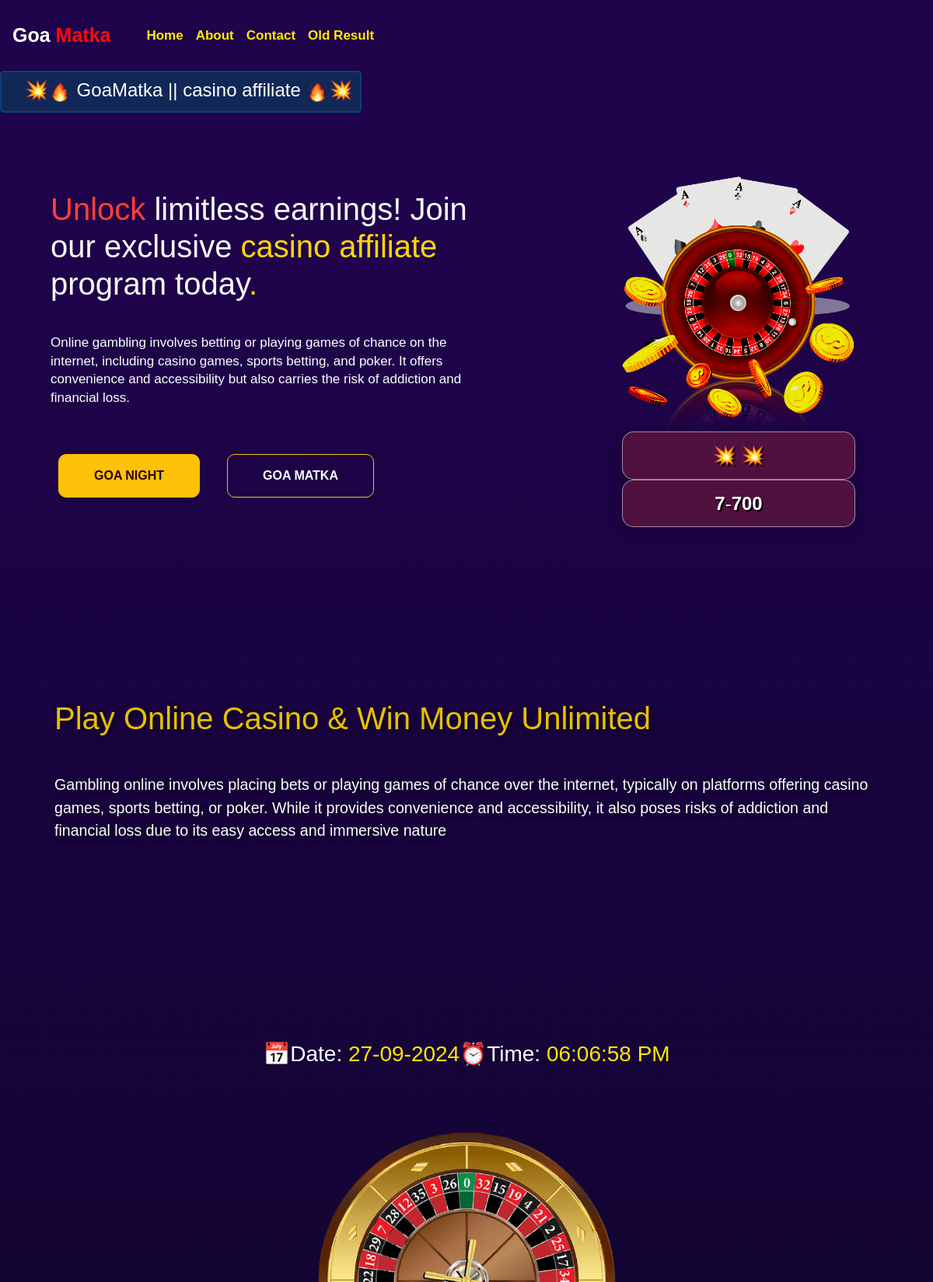
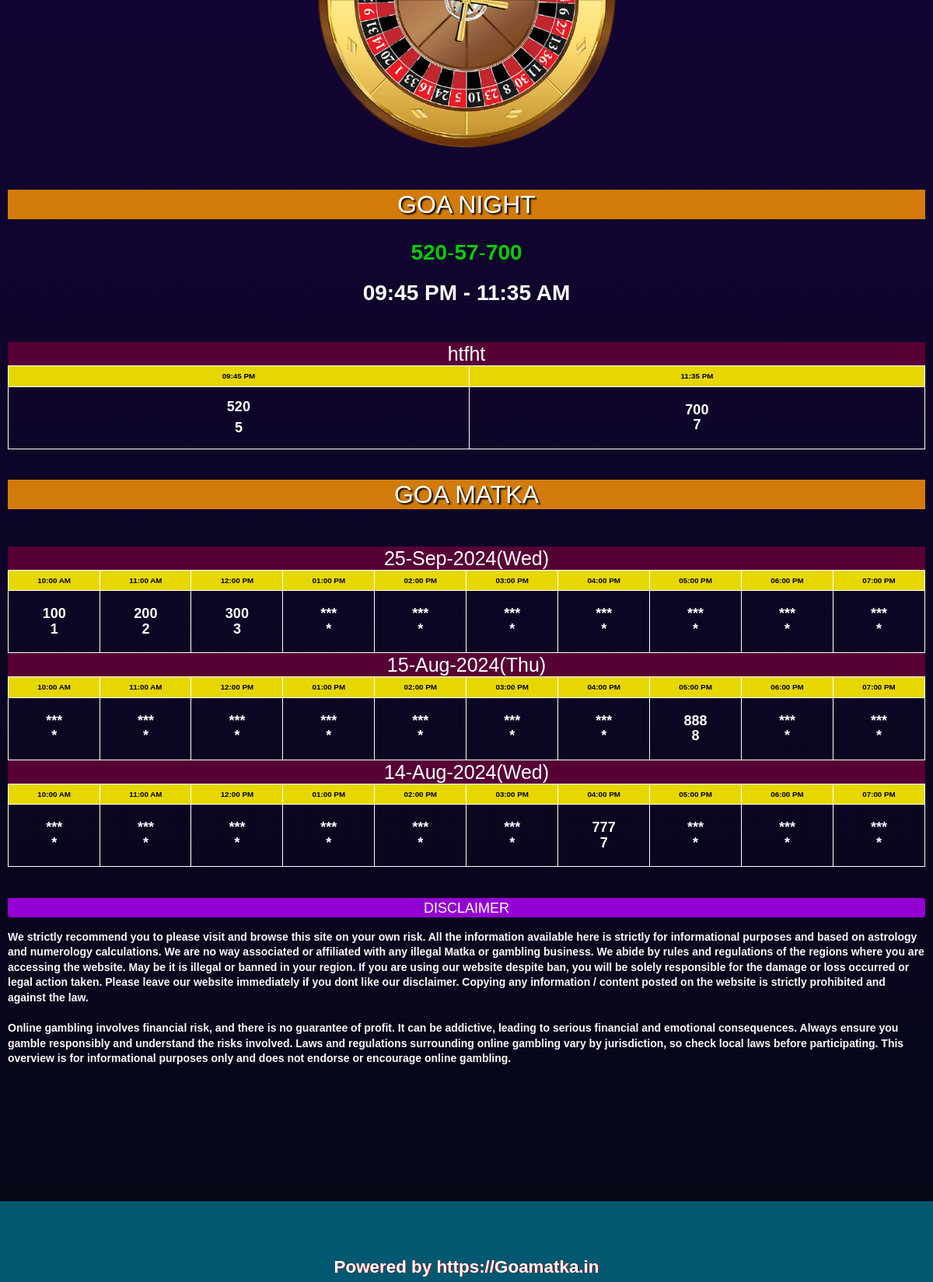
The page / on the database its author committed (2 pictures, top to bottom).
### app.py (models this page shows)
class Extra(db.Model):
    __tablename__ = "extra_results"
    id = db.Column(db.Integer, primary_key=True)
    open_1 = db.Column(db.String(1), nullable=True)
    open_3 = db.Column(db.String(3), nullable=True)
    close_1 = db.Column(db.String(1), nullable=True)
    close_3 = db.Column(db.String(3), nullable=True)
    date = db.Column(db.String(30), nullable=False)

class Result(db.Model):
    __tablename__ = "results"
    id = db.Column(db.Integer, primary_key=True)
    slot_1_1 = db.Column(db.String(1), nullable=True)
    slot_1_3 = db.Column(db.String(3), nullable=True)
    slot_2_1 = db.Column(db.String(1), nullable=True)
    slot_2_3 = db.Column(db.String(3), nullable=True)
    slot_3_1 = db.Column(db.String(1), nullable=True)
    slot_3_3 = db.Column(db.String(3), nullable=True)
    slot_4_1 = db.Column(db.String(1), nullable=True)
    slot_4_3 = db.Column(db.String(3), nullable=True)
    slot_5_1 = db.Column(db.String(1), nullable=True)
    slot_5_3 = db.Column(db.String(3), nullable=True)
    slot_6_1 = db.Column(db.String(1), nullable=True)
    slot_6_3 = db.Column(db.String(3), nullable=True)
    slot_7_1 = db.Column(db.String(1), nullable=True)
    slot_7_3 = db.Column(db.String(3), nullable=True)
    slot_8_1 = db.Column(db.String(1), nullable=True)
    slot_8_3 = db.Column(db.String(3), nullable=True)
    slot_9_1 = db.Column(db.String(1), nullable=True)
    slot_9_3 = db.Column(db.String(3), nullable=True)
    slot_10_1 = db.Column(db.String(1), nullable=True)
    slot_10_3 = db.Column(db.String(3), nullable=True)
    date = db.Column(db.String(30), nullable=False)

### app.py (the view)
@app.route("/")
def home():
    results = Result.query.order_by(Result.id.desc()).all()
    now = datetime.now(timezone("Asia/Kolkata"))
    currentday = now.strftime('%d-%b-%Y(%a)')
    daily_data = Result.query.filter_by(date=currentday).first()
    daily_extra = Extra.query.filter_by(date=currentday).first()
    start_time = {
    'slot1' : now.replace(hour=10, minute=0, second=0, microsecond=0),
    'slot2' : now.replace(hour=11, minute=0, second=0, microsecond=0),
    'slot3' : now.replace(hour=12, minute=0, second=0, microsecond=0),
    'slot4' : now.replace(hour=13, minute=0, second=0, microsecond=0),
    'slot5' : now.replace(hour=14, minute=0, second=0, microsecond=0),
    'slot6' : now.replace(hour=15, minute=0, second=0, microsecond=0),
    'slot7' : now.replace(hour=16, minute=0, second=0, microsecond=0),
    'slot8' : now.replace(hour=17, minute=0, second=0, microsecond=0),
    'slot9' : now.replace(hour=18, minute=0, second=0, microsecond=0),
    'slot10' : now.replace(hour=19, minute=0, second=0, microsecond=0)
    }
    end_time = {
    'slot1' : now.replace(hour=10, minute=55, second=0, microsecond=0),
    'slot2' : now.replace(hour=11, minute=55, second=0, microsecond=0),
    'slot3' : now.replace(hour=12, minute=55, second=0, microsecond=0),
    'slot4' : now.replace(hour=13, minute=55, second=0, microsecond=0),
    'slot5' : now.replace(hour=14, minute=55, second=0, microsecond=0),
    'slot6' : now.replace(hour=15, minute=55, second=0, microsecond=0),
    'slot7' : now.replace(hour=16, minute=55, second=0, microsecond=0),
    'slot8' : now.replace(hour=17, minute=55, second=0, microsecond=0),
    'slot9' : now.replace(hour=18, minute=55, second=0, microsecond=0),
    'slot10' : now.replace(hour=19, minute=55, second=0, microsecond=0),
    }
    return render_template('index.html', results=results, extra=daily_extra, now=now, start_time=start_time, end_time=end_time, daily_data=daily_data, title="Fastest and Live Online Goa Satta Result only at goasatta.in")

### templates/index.html (shortened to what this page needs)
{% extends 'layout.html' %}
{% block body %}
	<body class="index-body"  style="margin-top: 20px;">
		<br>
		<div class="marquee-container">
	<marquee behavior="" direction="right" class="marquee-content styled-marquee "><div> 💥<img src="../static/fire-flame_2.gif" style="width: 30px; height:30px;">  GoaMatka || casino affiliate <img src="../static/fire-flame_2.gif" style="width: 30px; height:30px;">💥 </div> </marquee>
		  </div>
		  <br>
        <section class="hero-banner gradient-1">
            <div class="container-fluid hero-banner-inner">
                <div class="row align-items-center">
                    <div class="col-xxl-6 col-xl-5 col-md-12 order-xl-2">
                        <div class="banner-image text-xl-start text-center">
                            <img class="hero-img" src="/static/banner.png" alt="/banner" >
							<center>
							<div class="hero-result" id="myDiv">💥
								💥</div>
                            </div>
					<center>
					<div id="myDv" class="hero-result">
						<b>{{extra.close_1}}</b>-<b>{{extra.close_3}}</b>
				</div>
					</center>
                    </div>
                    <div class="col-xxl-6 col-xl-7 col-lg-8 ms-xl-0 me-xl-0 ms-auto me-auto order-xl-1">
                        <div class="banner-content">
                            <h1 class="font-sec white ">
                                <span class="color-sec">Unlock</span> limitless earnings! Join our exclusive  <span class="color-primary">casino</span>
                                <span class="color-primary">affiliate</span>  program today<span class="color-primary">.</span>
                            </h1>
                            <p class="text-18">
                                Online gambling involves betting or playing games of chance on the internet, including casino games, sports betting, and poker.
								It offers convenience and accessibility but also carries the risk of addiction and financial loss.
                            </p>
                            <div class="display-button">
                                <a href="#GoaNight" class="cus-btn btn btn-warning">Goa Night</a>
                                <a href="#GoaMatka" class="cus-btn-1 btn btn-outline-warning">Goa Matka</a>
                            </div>
                        </div>
                    </div>
                    </div>
					</div>
        </section>
	<section class="counter-section pt-120 pb-120">
        <div class="">
		<div class="video-container">
						<video class="video" autoplay loop muted playsinline>
							<source src="/static/casino-video.mp4" type="video/mp4">
						</video>
						<div class="overlay-text">
							<h1 class="h1-extra">
								Play Online <span>Casino</span> & Win Money <span>Unlimited</span>
							</h1>
							<br><br>
							<p class="wow fadeInDown p-extra" data-wow-delay="0.5s">
								Gambling online involves placing bets or playing games of chance over the internet, typically on platforms offering casino games, sports betting, or poker. While it provides convenience and accessibility,
								it also poses risks of addiction and financial loss due to its easy access and immersive nature
							</p>
						</div>
					</div>
			</div>
    </section>
<div class="margin">
		<br /><br />
		<div class="container">
		  <h3 class="text-center small-1">
			<div class="line-change"><span>📅Date: </span><span id="date" style="color: rgb(255, 230, 4);"> </span>
			</div>
			<div class="line-change"><span>⏰Time: </span><span id="time" style="color: rgb(255, 230, 4);"></span>
			</div>
			</h3>
		  <br /> <br> <br>
		</div>
<div class="w-mob">
	<div class="col-xs-12 wheel"style="position: relative;" >
		<div style="position: relative;">
			<img src="/static/round-img.png" class="rotate" alt="CM Satta Matka">
		</div>
</div>
</div>
<center>
		<h2 style="background-color: rgb(210, 123, 10); text-shadow: 2px 2px 2px black;" id="GoaNight">GOA NIGHT</h2>
		<div style="display: inline-flex; margin-top: 25px;margin-bottom: 25px;">
		{% if extra.open_1 %}
			<span style="color: rgb(7, 204, 7); font-size: 28px;">
				<b>{{extra.open_3}}</b>-<b>{{extra.open_1}}</b>
			</span>
		{% else %}
			<h3><b>***</b><b>*</b></h3>
		{% endif %}
		<br>
		{% if extra.close_1 %}
			<span  style="color: rgb(7, 204, 7);font-size: 28px;">
				<b>{{extra.close_1}}</b>-<b>{{extra.close_3}}</b>
			</span>
		{% else %}
			<h3><b>***</b><b>*</b></h3>
		{% endif %}
	</div>
	<div>
		<h3><b>09:45 PM - 11:35 AM</b></h3>
	</div>
	<br><br>
</center>
<center>
	<div>
	  <table class="tg" cellpadding="2" style="border-color: aliceblue;" >
		<tbody>
	<h3 class="center t-h2 date">htfht</h3>
		  <tr class="slot">
			<td>09:45 PM
			</td>
			<td>11:35 PM</td>
		  </tr>
		  <tr class="result">
			{% if extra.open_1 %}
			<td >
				<b>{{extra.open_3}}</b>
				<b>{{extra.open_1}}</b>
				{% else %}
				<h3><b></b><b></b></h3>
			{% endif %}
			</td>
			{% if extra.open_1 %}
			<td >
				<b>{{extra.close_3}}</b>
			<br>
				<b>{{extra.close_1}}</b>
				{% else %}
				<b></b><b></b>
			{% endif %}
			</td>
		  </tr>
		</tbody>
	  </table>
	</div>
</center>
<br><br>
<h2 style="background-color: rgb(210, 123, 10); text-shadow: 2px 2px 2px black; text-align: center;" id="GoaMatka">GOA MATKA</h2>
<br><br>
    {% for result in results %}
	<div class="">
		<h3 class="center t-h2 date">{{result.date}}</h3>
		<div class="table-container-1">
		  <center>
			<center>
				<div>
				  <table class="tg" cellpadding="2" >
					<tbody>
					  <tr class="slot">
						<td>10:00 AM</td>
						<td>11:00 AM</td>
						<td>12:00 PM</td>
						<td>01:00 PM</td>
						<td>02:00 PM</td>
						<td>03:00 PM</td>
						<td>04:00 PM</td>
						<td>05:00 PM</td>
						<td>06:00 PM</td>
						<td>07:00 PM</td>
					  </tr>
					  <tr class="result">
						<td >
						  {% if result.slot_1_3 %}
							  <b>{{result.slot_1_3}}</b>
							  <br>
							  <b>{{result.slot_1_1}}</b>
						  {% else %}
							  <b>***</b>
							  <br>
							  <b>*</b>
						  {% endif %}
						</td>
						<td >
						  {% if result.slot_2_3 %}
							  <b>{{result.slot_2_3}}</b>
							  <br>
							  <b>{{result.slot_2_1}}</b>
						  {% else %}
							  <b>***</b>
							  <br>
							  <b>*</b>
						  {% endif %}
						</td>
						<td >
						  {% if result.slot_3_3 %}
							  <b>{{result.slot_3_3}}</b>
							  <br>
							  <b>{{result.slot_3_1}}</b>
						  {% else %}
							  <b>***</b>
							  <br>
							  <b>*</b>
						  {% endif %}
						</td>
						<td >
						  {% if result.slot_4_3 %}
							  <b>{{result.slot_4_3}}</b>
							  <br>
							  <b>{{result.slot_4_1}}</b>
						  {% else %}
							  <b>***</b>
							  <br>
							  <b>*</b>
						  {% endif %}
						</td>
						<td >
						  {% if result.slot_5_3 %}
							  <b>{{result.slot_5_3}}</b>
							  <br>
							  <b>{{result.slot_5_1}}</b>
						  {% else %}
							  <b>***</b>
							  <br>
							  <b>*</b>
						  {% endif %}
						</td>
						<td >
						  {% if result.slot_6_3 %}
							  <b>{{result.slot_6_3}}</b>
							  <br>
							  <b>{{result.slot_6_1}}</b>
						  {% else %}
							  <b>***</b>
							  <br>
							  <b>*</b>
						  {% endif %}
						</td>
						<td >
						  {% if result.slot_7_3 %}
							  <b>{{result.slot_7_3}}</b>
							  <br>
							  <b>{{result.slot_7_1}}</b>
						  {% else %}
							  <b>***</b>
							  <br>
							  <b>*</b>
						  {% endif %}
						</td>
						<td >
						  {% if result.slot_8_3 %}
							  <b>{{result.slot_8_3}}</b>
							  <br>
							  <b>{{result.slot_8_1}}</b>
						  {% else %}
							  <b>***</b>
							  <br>
							  <b>*</b>
						  {% endif %}
						</td>
						<td >
						  {% if result.slot_9_3 %}
							  <b>{{result.slot_9_3}}</b>
							  <br>
							  <b>{{result.slot_9_1}}</b>
						  {% else %}
							  <b>***</b>
							  <br>
							  <b>*</b>
						  {% endif %}
						</td>
						<td >
						  {% if result.slot_10_3 %}
							  <b>{{result.slot_10_3}}</b>
							  <br>
							  <b>{{result.slot_10_1}}</b>
						  {% else %}
							  <b>***</b>
							  <br>
							  <b>*</b>
						  {% endif %}
						</td>
					  </tr>
					</tbody>
				  </table>
				</div>
			</center>
		</div>
	  </div>
	{% endfor %}
    <br /><br />
	<div id="disc">
        <p style="background-color:darkviolet;color:white;text-align:center;font-size:large;border-radius:3px 4px;height:25px;padding-top:4px;">DISCLAIMER</p>
        <p style="color:rgb(255, 246, 248);">
            <b>
                We strictly recommend you to please visit and browse this site on your own risk. All the information available here is strictly for informational purposes and based on astrology and numerology calculations. We are no way associated or affiliated with any illegal Matka or gambling business.
                We abide by rules and regulations of the regions where you are accessing the website.
                May be it is illegal or banned in your region. If you are using our website despite ban, you will be solely responsible for the damage or loss occurred or legal action taken.
                Please leave our website immediately if you dont like our disclaimer.
                Copying any information / content posted on the website is strictly prohibited and against the law.
<br><br>
Online gambling involves financial risk, and there is no guarantee of profit. It can be addictive, leading to serious financial and emotional consequences. Always ensure you gamble responsibly and understand the risks involved. Laws and regulations surrounding online gambling vary by jurisdiction, so check local laws before participating.
This overview is for informational purposes only and does not endorse or encourage online gambling.
            </b>
        </p>
    </div>
	<br><br>
  </body>
<div class="but-rel">
	<button id="btnOpenForm">Contact</button>
  </div>
<br><br><br><br><br><br>
{% endblock body %}

### static/css/index.css (style rules this page uses)
.p-extra { line-height: 1.5; }
.small-1 { display: flex; flex-direction: row; justify-content: center; }
.text-center { text-align: center; }
.center { display: flex; justify-content: center; }
.margin { margin-left: 10px; margin-right: 10px; }
* { margin: 0; padding: 0; box-sizing: border-box; }
.date { text-align: center; font-size: 25px; color: White; background-color: #570036; height: 50px; margin-top: 0px; margin-bottom: 0px; padding-top: 9px; }
.tg { border: 1px solid black; width: 100%; text-align: center; border-collapse: collapse; border-spacing: 0; }
.tg td { border: 1px solid rgb(255, 255, 255); }
.slot td { padding: 3px; font-size: 70%; font-weight: 900; background-color: #e7d700; color: black; }
.result { height: 80px; }
.result td { font-size: large; font-weight: 900 }
.marquee-content { display: inline-block; white-space: nowrap; font-size: 20px; color: rgb(255, 255, 255); animation: marquee 8s linear ease-in-out infinite; }

### static/css/all.css (style rules this page uses)
html { scroll-behavior: smooth; }

### static/css/login.css (style rules this page uses)
:root { --bg-offset-x: 20%; --bg-offset-y: 25%; }

### static/css/admin.css (style rules this page uses)
:root { --bg-offset-x: 0px; --bg-offset-y: 15%; }

### static/css/contact.css (style rules this page uses)
#btnOpenForm { color: rgb(255, 255, 255); font-weight: 600; background-image:radial-gradient(rgb(72, 65, 65),#FFD700); border: none; outline: none; cursor: pointer; position: fixed; right: 20px; bottom: 25px; padding: 20px; border-radius: 80%; }

### static/css/about.css (style rules this page uses)
:root { --header-height: 3.5rem; --first-color: hsl(14, 98%, 50%); --black-color: hsl(0, 0%, 0%); --black-color-light: hsl(0, 0%, 40%); --white-color: hsl(0, 0%, 95%); --title-color: hsl(0, 0%, 0%); --text-color: hsl(0, 0%, 35%); --text-color-light: hsl(0, 0%, 64%); --body-color: hsl(0, 0%, 87%); --container-color: hsl(50, 85%, 30%); --body-font: "Bai Jamjuree", sans-serif; --biggest-font-size: 2.5rem; --h1-font-size: 1.75rem; --h2-font-size: 1.25rem; --h3-font-size: 1.125rem; --normal-font-size: 0.938rem; --small-font-size: 0.813rem; --smaller-font-size: 0.75rem; --font-regular: 400; --font-medium: 500; --font-semi-bold: 600; --font-bold: 700; --z-tooltip: 10; --z-fixed: 100; }
@media screen and (min-width: 1150px) { :root { --biggest-font-size: 4.5rem; --h1-font-size: 3rem; --h2-font-size: 1.5rem; --h3-font-size: 1.25rem; --normal-font-size: 1rem; --small-font-size: 0.875rem; --smaller-font-size: 0.813rem; } }
* { box-sizing: border-box; padding: 0; margin: 0; }
@media screen and (min-width: 1150px) { .container { margin-inline: auto; } }

### static/css/wheel.css (style rules this page uses)
.w-mob { display: flex; justify-content: center; align-items: center; }
.rotate { width: 400px; height: 400px; animation: spin 6s ease-in-out infinite; display: block; margin: 0 auto; margin-bottom: 45px; }

### rows shown on the page
Extra: close_1 "7", close_3 "700", open_3 "520", open_1 "5"
Result: date "25-Sep-2024(Wed)", slot_1_3 "100", slot_1_1 "1", slot_2_3 "200", slot_2_1 "2", slot_3_3 "300", slot_3_1 "3"
Result: date "15-Aug-2024(Thu)", slot_8_3 "888", slot_8_1 "8"
Result: date "14-Aug-2024(Wed)", slot_7_3 "777", slot_7_1 "7"
